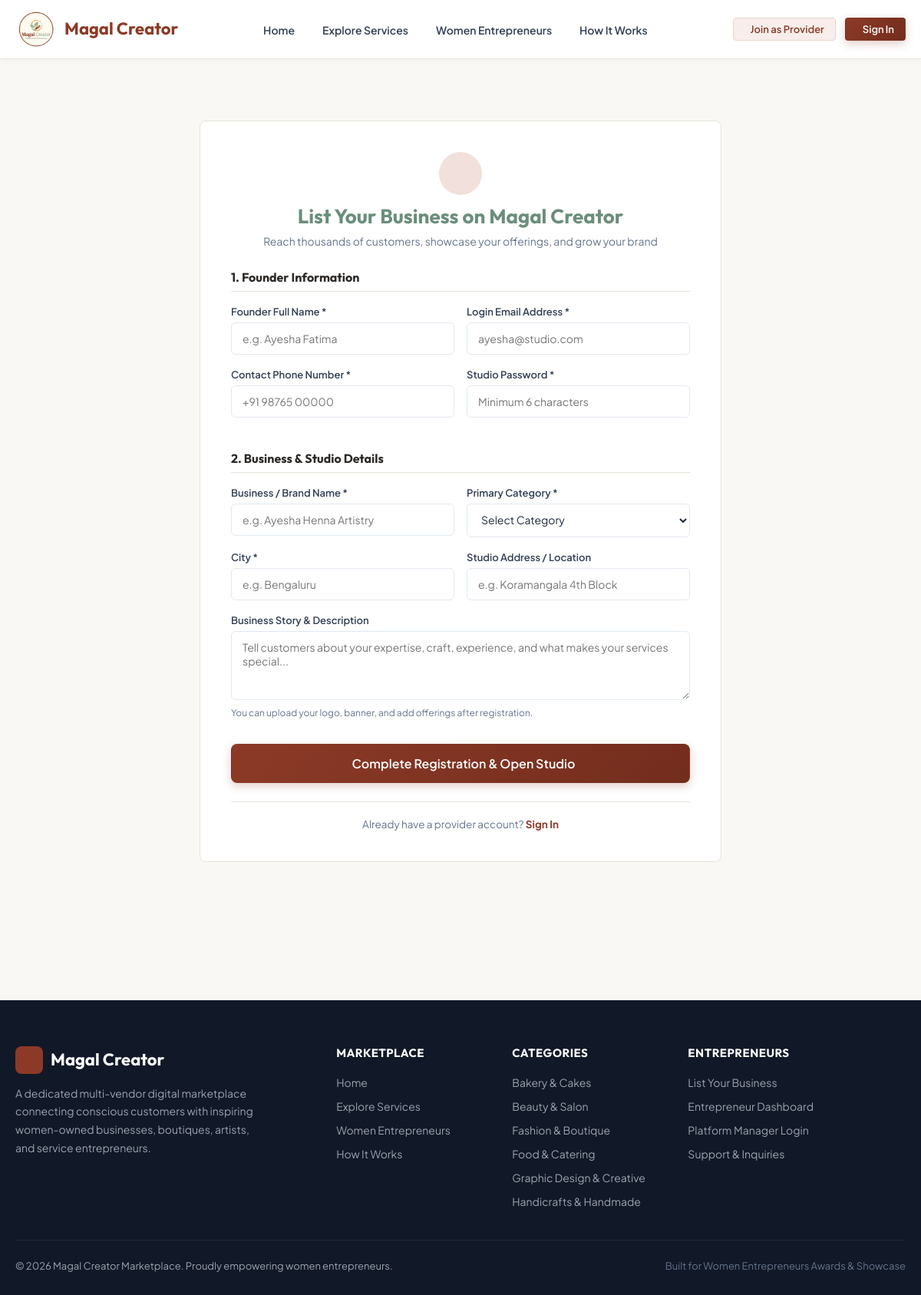
Screenshot of /register-provider.php with the database file from the repository.
### tables this page shows
CREATE TABLE `categories` (
    `id` INT UNSIGNED AUTO_INCREMENT PRIMARY KEY,
    `name` VARCHAR(100) NOT NULL UNIQUE,
    `slug` VARCHAR(120) NOT NULL UNIQUE,
    `description` TEXT DEFAULT NULL,
    `icon_class` VARCHAR(50) DEFAULT 'fa-tag',
    `status` ENUM('active', 'inactive') NOT NULL DEFAULT 'active',
    `created_at` TIMESTAMP DEFAULT CURRENT_TIMESTAMP,
    `updated_at` TIMESTAMP DEFAULT CURRENT_TIMESTAMP ON UPDATE CURRENT_TIMESTAMP,
    INDEX `idx_cat_status` (`status`)
);

### includes/security.php (called while the page is built, shortened)
<?php
function e(mixed $string): string {
    return htmlspecialchars((string)($string ?? ''), ENT_QUOTES, 'UTF-8');
}

### includes/helpers.php (called while the page is built, shortened)
 <?php
require_once __DIR__ . '/security.php';
function get_platform_setting(string $key, mixed $default = null): mixed {
    static $settingsCache = [];
    if (empty($settingsCache)) {
        try {
            $db = getDB();
            $stmt = $db->query("SELECT setting_key, setting_value FROM platform_settings");
            while ($row = $stmt->fetch()) {
                $settingsCache[$row['setting_key']] = $row['setting_value'];
            }
        } catch (Exception) {
            return $default;
        }
    }
    return $settingsCache[$key] ?? $default;
}

### register-provider.php (the view, shortened to what this page needs)
<?php
require_once __DIR__ . '/includes/security.php';
require_once __DIR__ . '/includes/helpers.php';
include __DIR__ . '/includes/header.php';
?>
<main class="container" style="padding: 60px 20px 100px;">
    <div style="max-width: 680px; margin: 0 auto; background: #ffffff; border-radius: var(--radius-lg); border: 1px solid var(--border-color); padding: 40px; box-shadow: var(--shadow-md);">
        <div style="text-align: center; margin-bottom: 28px;">
            <div style="width: 56px; height: 56px; background: #F1E0DB; color: var(--primary); border-radius: 50%; display: flex; align-items: center; justify-content: center; margin: 0 auto 12px; font-size: 24px;">
            </div>
            <h1 style="font-size: 26px; color: var(--secondary); margin-bottom: 6px;">List Your Business on Magal Creator</h1>
            <p style="font-size: 14px; color: #64748b;">Reach thousands of customers, showcase your offerings, and grow your brand</p>
        </div>
        <form action="<?php echo BASE_URL; ?>/register-provider.php" method="POST">
            <h3 style="font-size: 16px; color: var(--text-heading); border-bottom: 1px solid var(--border-color); padding-bottom: 8px; margin-bottom: 18px;">
                1. Founder Information
            </h3>
            <div class="form-row">
                <div class="form-group">
                    <label class="form-label" for="provFullName">Founder Full Name *</label>
                    <input type="text" id="provFullName" name="full_name" class="form-control" required placeholder="e.g. Ayesha Fatima" value="<?php echo e($_POST['full_name'] ?? ''); ?>">
                </div>
                <div class="form-group">
                    <label class="form-label" for="provEmail">Login Email Address *</label>
                    <input type="email" id="provEmail" name="email" class="form-control" required placeholder="ayesha@studio.com" value="<?php echo e($_POST['email'] ?? ''); ?>">
                </div>
            </div>
            <div class="form-row">
                <div class="form-group">
                    <label class="form-label" for="provPhone">Contact Phone Number *</label>
                    <input type="text" id="provPhone" name="phone" class="form-control" required placeholder="+91 98765 00000" value="<?php echo e($_POST['phone'] ?? ''); ?>">
                </div>
                <div class="form-group">
                    <label class="form-label" for="provPassword">Studio Password *</label>
                    <input type="password" id="provPassword" name="password" class="form-control" required placeholder="Minimum 6 characters">
                </div>
            </div>
            <h3 style="font-size: 16px; color: var(--text-heading); border-bottom: 1px solid var(--border-color); padding-bottom: 8px; margin: 25px 0 18px;">
                2. Business &amp; Studio Details
            </h3>
            <div class="form-row">
                <div class="form-group">
                    <label class="form-label" for="businessName">Business / Brand Name *</label>
                    <input type="text" id="businessName" name="business_name" class="form-control" required placeholder="e.g. Ayesha Henna Artistry" value="<?php echo e($_POST['business_name'] ?? ''); ?>">
                </div>
                <div class="form-group">
                    <label class="form-label" for="businessCategory">Primary Category *</label>
                    <select id="businessCategory" name="category_id" class="form-control" required>
                        <option value="">Select Category</option>
                    </select>
                </div>
            </div>
            <div class="form-row">
                <div class="form-group">
                    <label class="form-label" for="businessCity">City *</label>
                    <input type="text" id="businessCity" name="city" class="form-control" required placeholder="e.g. Bengaluru" value="<?php echo e($_POST['city'] ?? ''); ?>">
                </div>
                <div class="form-group">
                    <label class="form-label" for="businessLocation">Studio Address / Location</label>
                    <input type="text" id="businessLocation" name="location" class="form-control" placeholder="e.g. Koramangala 4th Block" value="<?php echo e($_POST['location'] ?? ''); ?>">
                </div>
            </div>
            <div class="form-group">
                <label class="form-label" for="businessDesc">Business Story &amp; Description</label>
                <textarea id="businessDesc" name="description" class="form-control" placeholder="Tell customers about your expertise, craft, experience, and what makes your services special..."><?php echo e($_POST['description'] ?? ''); ?></textarea>
                <div class="form-hint">You can upload your logo, banner, and add offerings after registration.</div>
            </div>
            <button type="submit" class="btn btn-primary btn-lg" style="width: 100%; margin-top: 15px;">
                <i class="fa-solid fa-crown"></i> Complete Registration &amp; Open Studio
            </button>
        </form>
        <div style="margin-top: 24px; text-align: center; font-size: 13.5px; color: #64748b; border-top: 1px solid var(--border-color); padding-top: 20px;">
            Already have a provider account?
            <a href="<?php echo BASE_URL; ?>/login.php" style="font-weight: 700; color: var(--primary);">Sign In</a>
        </div>
    </div>
</main>
<?php include __DIR__ . '/includes/footer.php'; ?>

### includes/footer.php (shortened to what this page needs)
<?php
require_once __DIR__ . '/security.php';
try {
    $db = getDB();
    $footerCats = $db->query("SELECT name, slug FROM categories WHERE status = 'active' ORDER BY name ASC LIMIT 6")->fetchAll();
} catch (Exception) {
    $footerCats = [];
}
?>
<footer class="site-footer">
    <div class="container">
        <div class="footer-grid">
            <div class="footer-brand">
                <div style="display: flex; align-items: center; gap: 10px; margin-bottom: 14px;">
                    <div style="width: 36px; height: 36px; background: #8C3A27; color: white; border-radius: 8px; display: flex; align-items: center; justify-content: center;">
                    </div>
                    <h3 style="margin: 0; color: #ffffff;">Magal Creator</h3>
                </div>
                <p>
                    A dedicated multi-vendor digital marketplace connecting conscious customers with inspiring women-owned businesses, boutiques, artists, and service entrepreneurs.
                </p>
            </div>
            <div class="footer-col">
                <h4>Marketplace</h4>
                <ul class="footer-links">
                    <li><a href="<?php echo BASE_URL; ?>/index.php">Home</a></li>
                    <li><a href="<?php echo BASE_URL; ?>/browse.php">Explore Services</a></li>
                    <li><a href="<?php echo BASE_URL; ?>/browse.php?tab=providers">Women Entrepreneurs</a></li>
                    <li><a href="<?php echo BASE_URL; ?>/index.php#how-it-works">How It Works</a></li>
                </ul>
            </div>
            <div class="footer-col">
                <h4>Categories</h4>
                <ul class="footer-links">
                    <?php foreach ($footerCats as $fcat): ?>
                        <li><a href="<?php echo BASE_URL; ?>/browse.php?category=<?php echo urlencode($fcat['slug']); ?>"><?php echo e($fcat['name']); ?></a></li>
                    <?php endforeach; ?>
                </ul>
            </div>
            <div class="footer-col">
                <h4>Entrepreneurs</h4>
                <ul class="footer-links">
                    <li><a href="<?php echo BASE_URL; ?>/register-provider.php"><i class="fa-solid fa-sparkles" style="color: #E8D4CE;"></i> List Your Business</a></li>
                    <li><a href="<?php echo BASE_URL; ?>/login.php">Entrepreneur Dashboard</a></li>
                    <li><a href="<?php echo BASE_URL; ?>/login.php">Platform Manager Login</a></li>
                    <li><a href="mailto:<?php echo e(get_platform_setting('support_email', 'support@magalcreator.local')); ?>">Support &amp; Inquiries</a></li>
                </ul>
            </div>
        </div>
        <div class="footer-bottom">
            <p>&copy; <?php echo date('Y'); ?> Magal Creator Marketplace. Proudly empowering women entrepreneurs.</p>
            <p style="color: #64748b;">Built for Women Entrepreneurs Awards &amp; Showcase</p>
        </div>
    </div>
</footer>
</body>
</html>

### assets/css/style.css (style rules this page uses)
:root { --color-primary: #8C3A27; --color-primary-hover: #732D1D; --color-accent: #D9822B; --color-accent-hover: #BF6E1C; --color-support: #6B8E7B; --color-support-light: #EBF2EE; --color-bg: #FAF8F5; --color-card-bg: #FFFFFF; --color-text: #2C2825; --color-text-muted: #6E6761; --color-border: #E8E2DA; --primary: var(--color-primary); --primary-hover: var(--color-primary-hover); --primary-light: #E8D4CE; --primary-faint: #F7EEEB; --secondary: var(--color-support); --secondary-hover: #557564; --accent: var(--color-accent); --text-heading: var(--color-text); --text-on-primary: #FFFFFF; --border-color: var(--color-border); --radius-sm: 4px; --radius-md: 6px; --radius-lg: 8px; --transition-fast: 150ms ease; --font-family: 'Plus Jakarta Sans', 'Inter', -apple-system, BlinkMacSystemFont, "Segoe UI", Roboto, sans-serif; }
*, *::before, *::after { box-sizing: border-box; margin: 0; padding: 0; }
body { background-color: var(--color-bg); color: var(--color-text); font-family: var(--font-family); }
h1, h2, h3, h4, h5, h6 { font-family: 'Outfit', sans-serif; color: var(--text-heading); font-weight: 700; line-height: 1.25; }
a { color: var(--primary); text-decoration: none; transition: color var(--transition-fast); }
.container { width: 100%; max-width: 1240px; margin: 0 auto; padding: 0 20px; }
.btn { display: inline-flex; align-items: center; justify-content: center; gap: 8px; font-family: 'Plus Jakarta Sans', sans-serif; font-size: 14px; font-weight: 600; padding: 10px 20px; border-radius: var(--radius-md); cursor: pointer; border: 1px solid transparent; transition: all var(--transition-fast); text-decoration: none; white-space: nowrap; }
.btn-lg { padding: 14px 28px; font-size: 16px; border-radius: var(--radius-lg); }
.btn-primary { background: linear-gradient(135deg, var(--primary), var(--primary-hover)); color: var(--text-on-primary); box-shadow: 0 4px 12px rgba(140, 58, 39, 0.25); }
.form-group { margin-bottom: 18px; }
.form-label { display: block; font-size: 13px; font-weight: 600; color: #334155; margin-bottom: 6px; }
.form-control { width: 100%; padding: 11px 14px; font-family: inherit; font-size: 14px; color: #1e293b; background: #ffffff; border: 1.5px solid #e2e8f0; border-radius: var(--radius-md); transition: all var(--transition-fast); }
textarea.form-control { resize: vertical; min-height: 90px; }
.form-row { display: grid; grid-template-columns: repeat(auto-fit, minmax(220px, 1fr)); gap: 16px; }
.form-hint { font-size: 12px; color: #64748b; margin-top: 5px; }
.site-footer { background: #111827; color: #9ca3af; padding: 60px 0 30px; margin-top: 80px; }
.footer-grid { display: grid; grid-template-columns: 2fr 1fr 1fr 1.5fr; gap: 40px; margin-bottom: 40px; }
.footer-brand h3 { color: #ffffff; font-size: 22px; margin-bottom: 12px; }
.footer-brand p { font-size: 14px; line-height: 1.7; margin-bottom: 16px; max-width: 320px; }
.footer-col h4 { color: #ffffff; font-size: 15px; font-weight: 700; margin-bottom: 18px; text-transform: uppercase; letter-spacing: 0.5px; }
.footer-links { list-style: none; display: flex; flex-direction: column; gap: 10px; }
.footer-links a { color: #9ca3af; font-size: 14px; transition: color var(--transition-fast); }
.footer-bottom { padding-top: 25px; border-top: 1px solid #1f2937; display: flex; justify-content: space-between; align-items: center; font-size: 13px; }

### rows the page displays
categories: name "Bakery & Cakes"
categories: name "Beauty & Salon"
categories: name "Fashion & Boutique"
categories: name "Food & Catering"
categories: name "Graphic Design & Creative"
categories: name "Handicrafts & Handmade"
